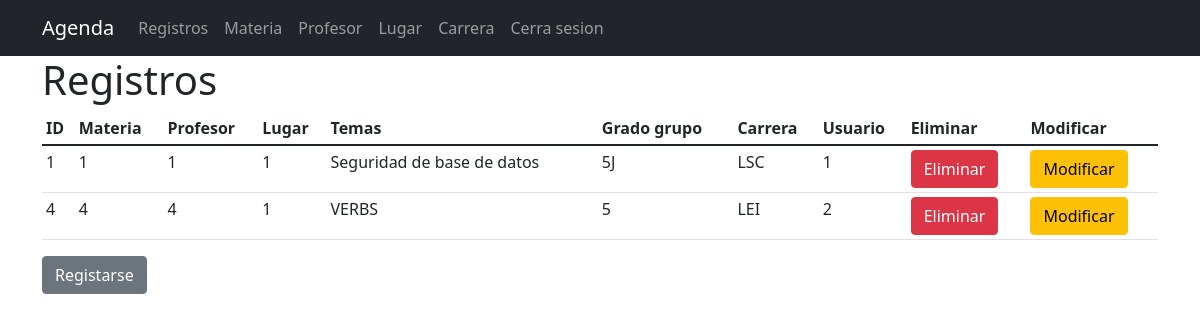
Screenshot of /main.php (signed in) with the database file from the repository.
### tables this page shows
CREATE TABLE `registro` (
  `idcalendario` int(11) NOT NULL,
  `idmateria` int(11) DEFAULT NULL,
  `idprofesor` int(11) DEFAULT NULL,
  `idlugar` int(11) DEFAULT NULL,
  `temas` varchar(50) NOT NULL,
  `gradogrupo` varchar(2) NOT NULL,
  `idcarrera` varchar(5) NOT NULL,
  `idusuario` int(11) NOT NULL
);

### comandos.php (called while the page is built)
<?php
    function consulta($tabla){
        include ("conexion.php");
        $consulta = "SELECT * FROM ".mysqli_real_escape_string($conexion, $tabla);
        $resultado  = mysqli_query($conexion,$consulta);
        $arreglo_resultados = array();
        if ($resultado) {
            while ($fila = mysqli_fetch_assoc($resultado)) {
                $arreglo_resultados[] = $fila;
            }
        } else {
            echo "Error en la consulta: " . mysqli_error($conexion);
        }
        return $arreglo_resultados;
    }
?>

### main.php (the view, shortened to what this page needs)
<!DOCTYPE html>
<html lang="es">
<head>
    <link rel="stylesheet" href="css/bootstrap.min.css">
    <link rel="stylesheet" href="css/style.css">
</head>
<?php
    include ("cabecera.php");
?>
<body class="d-flex flex-column min-vh-100">
    <article>
        <div class="container">
            <h1>Registros</h1>
            <table class="table table-sm">
                    <thead>
                        <tr>
                            <th>ID</th>
                            <th>Materia</th>
                            <th>Profesor</th>
                            <th>Lugar</th>
                            <th>Temas</th>
                            <th>Grado grupo</th>
                            <th>Carrera</th>
                            <th>Usuario</th>
                            <th>Eliminar</th>
                            <th>Modificar</th>
                        </tr>
                    </thead>
                    <tbody>
                        <?php
                            include("comandos.php");
                            $registros = consulta("registro");
                            foreach($registros as $registro) {
                                echo "<tr>";
                                echo "<td>".$registro['idcalendario']."</td>";
                                echo "<td>".$registro['idmateria']."</td>";
                                echo "<td>".$registro['idprofesor']."</td>";
                                echo "<td>".$registro['idlugar']."</td>";
                                echo "<td>".$registro['temas']."</td>";
                                echo "<td>".$registro['gradogrupo']."</td>";
                                echo "<td>".$registro['idcarrera']."</td>";
                                echo "<td>".$registro['idusuario']."</td>";
                                echo "<td><a class='btn btn-danger' href='eliminar.php?id=".$registro['idcalendario']."' onclick='confirmarEliminacion(event);'>Eliminar</a></td>";
                                echo "<td><a class='btn btn-warning' href='modificar.php?id=".$registro['idcalendario']."' onclick='confirmacionModificar(event)'>Modificar</a></td>";
                                echo "</tr>";
                            }
                        ?>
                    </tbody>
                </table>
                <div class="mb-4 mx-auto" class="form-label">
                    <a href="agregar.php" class="btn btn-secondary">Registarse</a>
                </div>
        </div>
    </article>
</body>
</html>

### cabecera.php (shortened to what this page needs)
<header>
        <nav class="navbar navbar-expand-lg navbar-dark bg-dark">
            <div class="container">
                <a class="navbar-brand" href="index.php">Agenda</a>
                <div class="collapse navbar-collapse" id="navbarNav">
                    <ul class="navbar-nav">
                        <li class="nav-item active">
                            <a href="main.php" class="nav-link">Registros</a>
                        </li>
                        <li class="nav-item active">
                            <a href="materia.php" class="nav-link">Materia</a>
                        </li>
                        <li class="nav-item active">
                            <a href="profesor.php" class="nav-link">Profesor</a>
                        </li>
                        <li class="nav-item active">
                            <a href="lugar.php" class="nav-link">Lugar</a>
                        </li>
                        <li class="nav-item active">
                            <a href="carrera.php" class="nav-link">Carrera</a>
                        </li>
                        <li>
                            <a href="logout.php" class="nav-link">Cerra sesion</a>
                        </li>
                    </ul>
                </div>
            </div>
        </nav>
</header>

### rows the page displays
registro: idcalendario "1", idmateria "1", idprofesor "1", idlugar "1", temas "Seguridad de base de datos", gradogrupo "5J", idcarrera "LSC", idusuario "1"
registro: idcalendario "4", idmateria "4", idprofesor "4", idlugar "1", temas "VERBS", gradogrupo "5", idcarrera "LEI", idusuario "2"
